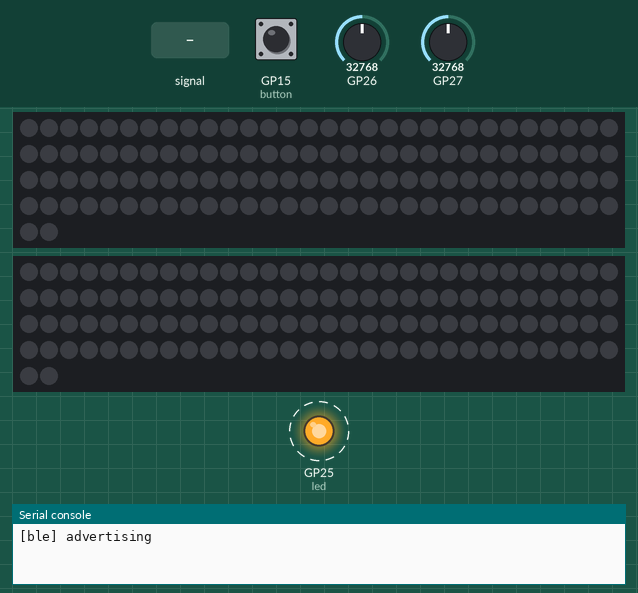
Recording of a program running on a simulated Raspberry Pi Pico running MicroPython. Parts: 2 × 122 RGB LEDs in strip order, left to right, continuing on the next row, output pins drawn as LEDs (lit = HIGH), the last lines printed to the serial console. Dashed ring = blinking. The inputs (shaded band) are chosen by the test bench; at power-on: GP26 = 32768, GP15 (button) HIGH, GP27 = 32768 (analog values on the 0–65535 scale). Dim RGB values are drawn brighter than linear; random numbers come from a fixed seed; nothing arrives over Bluetooth unless stated.

Above: at 1.2 s.
1.3 s: GP26 fed a 200 Hz sine of ±5242 counts around its level
At 1.61 s:
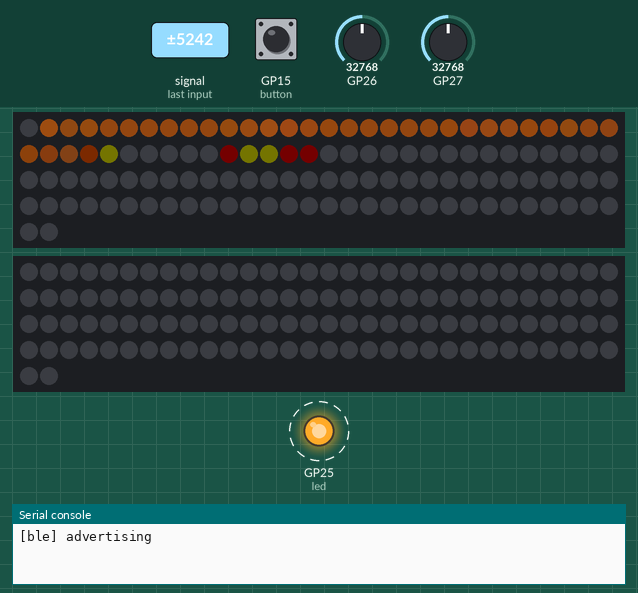
At 2.62 s:
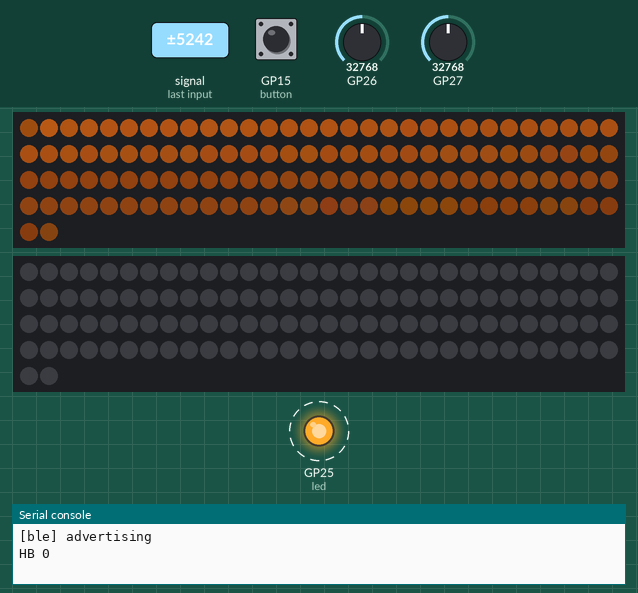
3.0 s: GP26 set to 0
At 6.32 s:
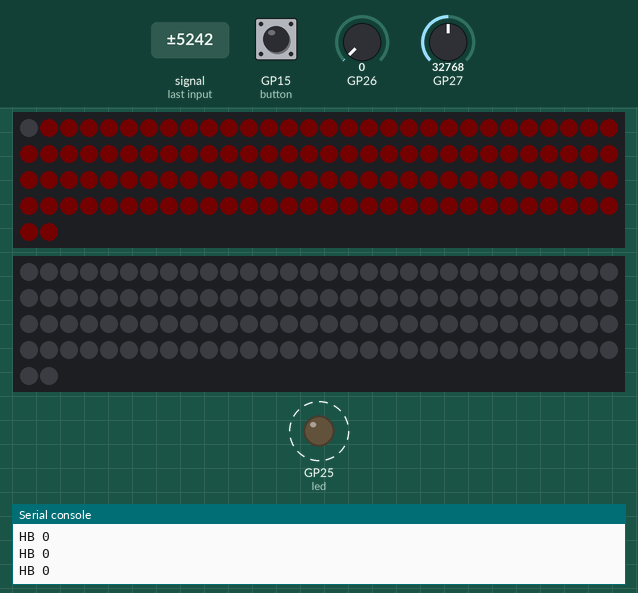
Timing chart, 0 to 12.7 s (numbered marks = the images above; inputs shaded):
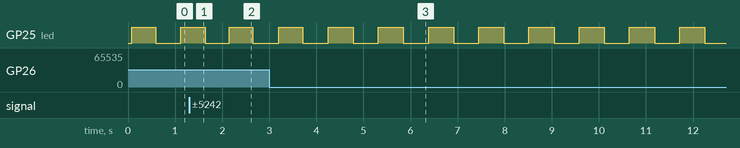

The program:

main_ble.py
```python
# firmware/pico_led_button/main_ble.py - fire flow v5.1 plus the physical button
# over BLE notifications (2026-08-18)
#
# Decided on 2026-08-18: use Bluetooth. The original plan was a BLE HID
# keyboard, which died because the official rp2 firmware is built without
# pairing or bonding (ble.config(bond=...) raises ValueError: unknown config
# param) while macOS requires encrypted pairing for HID. That is in GRAVEYARD.
# The route taken instead needs no pairing: a custom GATT service with
# notifications, where a press notifies "TAP <seq>". On the Mac the bleak
# receiver thread inside respond_shell takes it and follows the existing tap
# path, which is the same as pressing space. Wireless, no loss of network on the
# Mac, no pairing.
# The fire flow itself and its parameters are copied line for line from main.py,
# the merged version of 2026-08-05, unchanged. TAP and HB are still printed over
# USB serial, so plugging a cable in is an instant fallback that tap_listen
# reads directly.
#
# On-board LED: steady on means BLE is connected and the app is receiving; a
# slow 1 Hz blink means it is advertising and waiting. The 0.2 s blink on a
# press is unchanged. To go back to the USB serial version:
# mpremote fs cp main.py :main.py
import math
import random
import time

import bluetooth
import micropython
import neopixel
from machine import ADC, Pin

MODE = "live"        # "live" = driven by the ADC envelope (the real one),
                     # "demo" = self-running
N = (122, 122)
DATA_PINS = (1, 2)   # GP0 is dead; do not use
ADC_CH = (0, 1)
MAX_LEVEL = 0.30
WARM = (255, 120, 30)
GAMMA = 1.5
DECAY = 1.30
SPEED_MIN, SPEED_MAX = 100.0, 170.0
SPAWN_MIN, SPAWN_MAX = 0.15, 0.90
NOISE_FLOOR = 2500   # made more sensitive on 2026-08-05, 3000 to 2500. Measured
                     # noise bursts reach about 2100, leaving 400 of margin; any
                     # lower and it self-ignites, see the 2026-07-29 notes.
COUPLING = 4300
DEBOUNCE_MS = 200
HEARTBEAT_S = 2.0

# ---------- BLE notification button: IRQ driven, no pairing, off the main loop --
_IRQ_CENTRAL_CONNECT = 1
_IRQ_CENTRAL_DISCONNECT = 2

# Custom 128-bit UUIDs, with "SOLOCH" embedded in the string; respond_shell on
# the Mac scans for it.
_SVC_UUID = bluetooth.UUID("0f9a0001-1e0e-4c7a-9a4e-534f4c4f4348")
_TAP_UUID = bluetooth.UUID("0f9a0002-1e0e-4c7a-9a4e-534f4c4f4348")


class BleKey:
    def __init__(self, name="SoloChoir Key"):
        self.conn = None
        b = bluetooth.BLE()
        self.b = b
        b.irq(self._irq)
        b.active(True)
        b.config(gap_name=name)
        ((self.h_tap,),) = b.gatts_register_services(
            ((_SVC_UUID, ((_TAP_UUID,
                           bluetooth.FLAG_READ | bluetooth.FLAG_NOTIFY),)),))
        b.gatts_write(self.h_tap, b"HB 0")
        # A 128-bit UUID takes 18 bytes and the flags 3, so the name does not
        # fit in the advertising packet; it goes in the scan response, and bleak
        # sees both.
        self._adv = b"\x02\x01\x06" + bytes((17, 0x07)) + bytes(_SVC_UUID)
        nm = name.encode()
        self._resp = bytes((len(nm) + 1, 0x09)) + nm
        self._advertise()

    def _advertise(self):
        try:
            self.b.gap_advertise(100_000, adv_data=self._adv,
                                 resp_data=self._resp)
            print("[ble] advertising")
        except OSError as e:
            print("[ble] adv fail", e)

    def _irq(self, event, data):
        if event == _IRQ_CENTRAL_CONNECT:
            self.conn, _, _ = data
            print("[ble] connected")
        elif event == _IRQ_CENTRAL_DISCONNECT:
            self.conn = None
            print("[ble] disconnected")
            self._advertise()

    def send(self, line):
        """Button and heartbeat share one path: notify a single line of text,
        the same TAP/HB protocol as the serial version."""
        if self.conn is None:
            return False
        try:
            self.b.gatts_notify(self.conn, self.h_tap, line)
            return True
        except OSError as e:
            print("[ble] notify fail", e)
            return False


# ---------- below: the fire flow itself, copied line for line from main.py ----
_lutR = bytearray(256)
_lutG = bytearray(256)
_lutB = bytearray(256)
for _h in range(256):
    _lvl = (_h / 255.0) ** GAMMA * MAX_LEVEL
    _lutR[_h] = int(WARM[0] * _lvl + 0.5)
    _lutG[_h] = int(WARM[1] * _lvl + 0.5)
    _lutB[_h] = int(WARM[2] * _lvl + 0.5)


@micropython.native
def _step(heat, buf, decay_k, shifts, n, lutR, lutG, lutB):
    for i in range(n):
        heat[i] = (heat[i] * decay_k) >> 8
    for _ in range(shifts):
        i = n - 1
        while i > 1:
            heat[i] = (heat[i - 1] * 2 + heat[i - 2]) // 3
            i -= 1
    for i in range(n):
        h = heat[i]
        j = 3 * i
        buf[j] = lutG[h]
        buf[j + 1] = lutR[h]
        buf[j + 2] = lutB[h]


class Envelope:
    def __init__(self, ch):
        self.adc = ADC(ch)
        self.peak = 4000.0
        self.env = 0.0
        self.s1 = 0
        self.s2 = 0

    def read(self, nsamp=80):
        lo, hi = 65535, 0
        rd = self.adc.read_u16
        for _ in range(nsamp):
            v = rd()
            if v < lo:
                lo = v
            if v > hi:
                hi = v
        s0 = hi - lo
        span = s0
        if self.s1 < span:
            span = self.s1
        if self.s2 < span:
            span = self.s2
        self.s2 = self.s1
        self.s1 = s0
        span -= int(COUPLING * self.env)
        if span < NOISE_FLOOR:
            span = 0
        self.peak = max(span, self.peak * 0.9995, 2000.0)
        raw = span / self.peak
        self.env = raw if raw > self.env else self.env * 0.90 + raw * 0.10
        return self.env


class Strip:
    def __init__(self, pin, n):
        full = neopixel.NeoPixel(Pin(pin), 800)
        full.fill((0, 0, 0))
        full.write()
        self.np = neopixel.NeoPixel(Pin(pin), n)
        self.n = n
        self.heat = bytearray(n)
        self.adv = 0.0

    def frame(self, e, dt, rnd):
        self.adv += (SPEED_MIN + (SPEED_MAX - SPEED_MIN) * e) * dt
        shifts = int(self.adv)
        self.adv -= shifts
        if e > 0.02 and rnd() < (SPAWN_MIN + (SPAWN_MAX - SPAWN_MIN) * e):
            j = int(rnd() * 3)
            v = self.heat[j] + int(90 + 165 * rnd())
            self.heat[j] = 255 if v > 255 else v
        _step(self.heat, self.np.buf, int(256 * (1.0 - DECAY * dt)),
              shifts, self.n, _lutR, _lutG, _lutB)
        self.np.write()


button = Pin(15, Pin.IN, Pin.PULL_UP)
led = Pin("LED", Pin.OUT)
ble_key = BleKey()

strips = [Strip(p, n) for p, n in zip(DATA_PINS, N)]
envs = [Envelope(c) for c in ADC_CH]
rnd = random.random
t_last = time.ticks_ms()
demo_t = 0.0

seq, last = 0, 1
t_hb = time.ticks_ms()
t_tap = 0                                 # non-blocking debounce: time of the last press
led_off_at = 0                            # the on-board LED goes out for 0.2 s on a press,
                                          # without blocking
t_blink = time.ticks_ms()
blink_on = True

while True:
    now = time.ticks_ms()
    dt = time.ticks_diff(now, t_last) / 1000.0
    t_last = now

    v = button.value()
    if last == 1 and v == 0 and time.ticks_diff(now, t_tap) > DEBOUNCE_MS:
        seq += 1
        print("TAP", seq)                 # USB fallback: with a cable in, the serial path still runs
        ble_key.send(b"TAP %d" % seq)
        t_tap = now
        led.off()
        led_off_at = now
    last = v
    # LED: steady on when BLE is connected, a slow 1 Hz blink while advertising;
    # the 0.2 s blink on a press takes priority
    if led_off_at:
        if time.ticks_diff(now, led_off_at) > DEBOUNCE_MS:
            led_off_at = 0
    elif ble_key.conn is not None:
        led.on()
    else:
        if time.ticks_diff(now, t_blink) > 500:
            t_blink = now
            blink_on = not blink_on
        led.value(1 if blink_on else 0)
    if time.ticks_diff(now, t_hb) > int(HEARTBEAT_S * 1000):
        print("HB", seq)
        ble_key.send(b"HB %d" % seq)
        t_hb = now

    if MODE == "demo":
        demo_t += dt
    for k, s in enumerate(strips):
        if MODE == "live":
            e = envs[k].read()
        else:
            e = 0.35 + 0.35 * math.sin(demo_t * 0.9 + k * 1.7) \
                + 0.25 * math.sin(demo_t * 2.7 + 1.3 + k * 0.8)
            e = min(1.0, max(0.0, e))
        s.frame(e, dt, rnd)
    time.sleep_ms(5)
```

Measured:
- after the input at 1.3 s, the LEDs: first change after 0.13 s (image 1 shows a later state)
- by itself, GP25 (led): alternates HIGH for 0.53 s and LOW for 0.53 s
